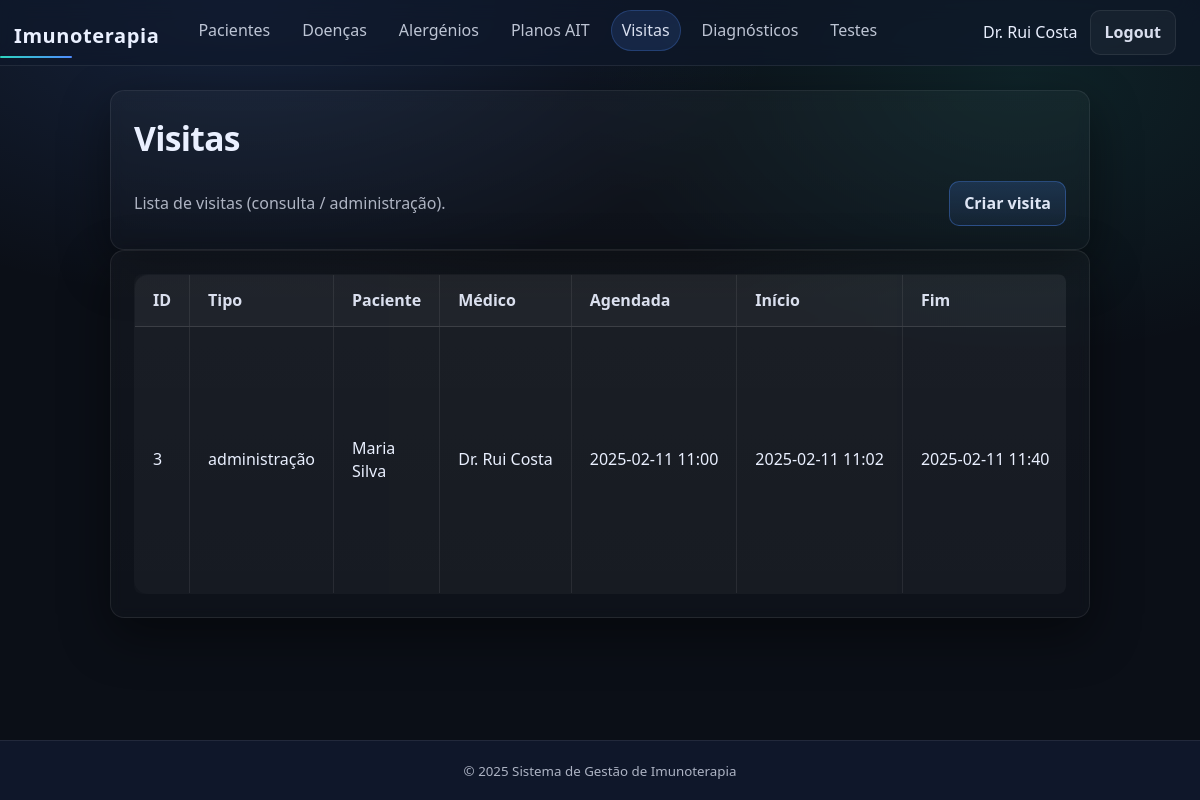
The app's page /php/public/visits.php (signed in), older data.
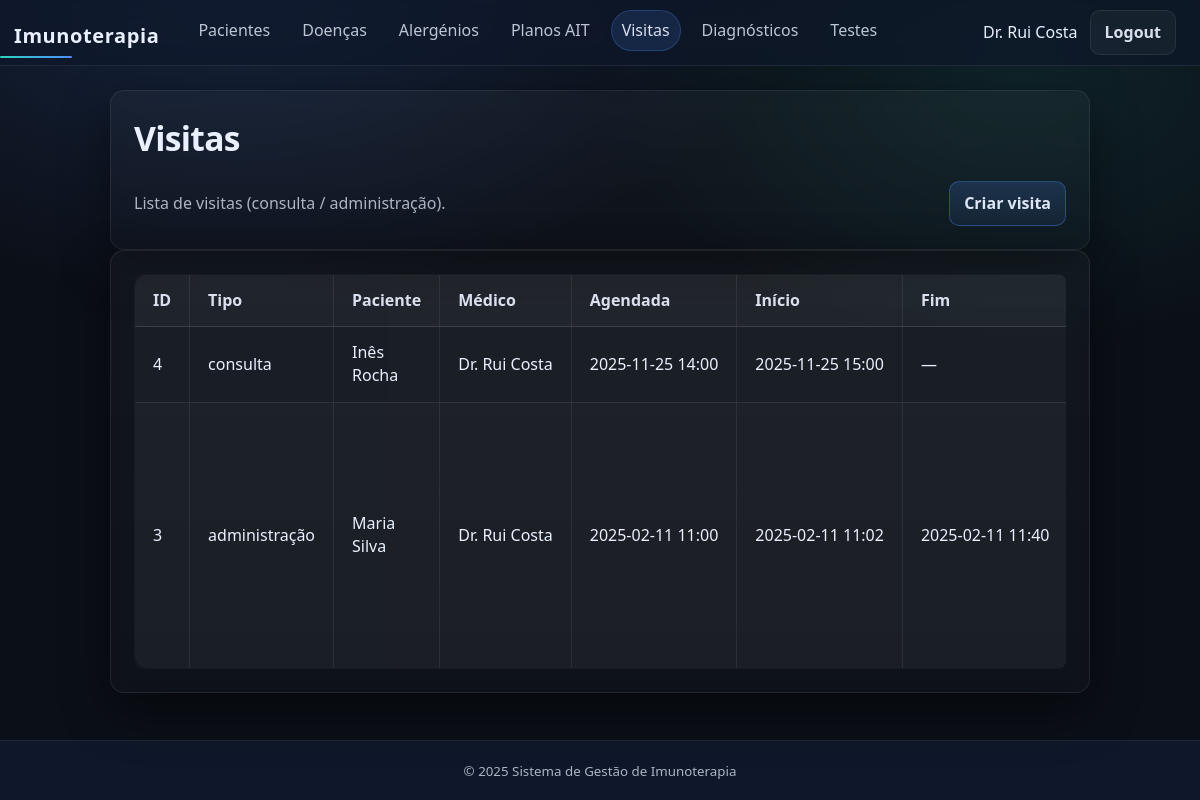
The same page, newer data.
### tables this page shows
CREATE TABLE "Visitas" (
  "id"                 INTEGER PRIMARY KEY,
  "tipo"               TEXT NOT NULL CHECK ("tipo" IN ('consulta','administração')),
  "paciente_id"        INTEGER NOT NULL,
  "médico_id"          INTEGER NOT NULL,
  "data_hora_agendada" TEXT NOT NULL,     -- ISO: YYYY-MM-DD HH:MM
  "data_hora_início"   TEXT NOT NULL,
  "data_hora_fim"      TEXT,              -- opcional
  FOREIGN KEY ("paciente_id") REFERENCES "Pacientes"("id") ON DELETE CASCADE,
  FOREIGN KEY ("médico_id")   REFERENCES "Médicos"("id") ON DELETE RESTRICT,
  CHECK ("data_hora_fim" IS NULL OR "data_hora_fim" >= "data_hora_início")
);

CREATE TABLE "Pacientes" (
  "id"            INTEGER PRIMARY KEY,
  "nome_completo" TEXT NOT NULL,
  "data_nascimento" TEXT NOT NULL,          -- ISO: YYYY-MM-DD
  "sexo"          TEXT NOT NULL CHECK ("sexo" IN ('M','F','X')),
  "telefone"      TEXT,
  "email"         TEXT
);

CREATE TABLE "Médicos" (
  "id"            INTEGER PRIMARY KEY,
  "nome_completo" TEXT    NOT NULL,
  "num_ordem"     TEXT    NOT NULL UNIQUE,
  "especialidade" TEXT    NOT NULL,
  "telefone"      TEXT,
  "email"         TEXT    NOT NULL UNIQUE,
  "password_hash" TEXT
);

### php/public/visits.php (the view, shortened to what this page needs)
<?php
require_once __DIR__ . '/../../includes/auth.php';
try {
  $stmt = $pdo->query('
    SELECT
      v."id",
      v."tipo",
      v."data_hora_agendada",
      v."data_hora_início",
      v."data_hora_fim",
      p."nome_completo" AS paciente_nome,
      m."nome_completo" AS medico_nome,
      a."produto_id",
      a."dose_nº",
      a."fase",
      a."local_administração",
      a."dose_ml",
      a."minutos_observação",
      pr."nome" AS produto_nome,
      CASE WHEN ea."visita_id" IS NULL THEN 0 ELSE 1 END AS tem_evento_adverso
    FROM "Visitas" v
    LEFT JOIN "Pacientes" p ON p."id" = v."paciente_id"
    LEFT JOIN "Médicos"   m ON m."id" = v."médico_id"
    LEFT JOIN "Administração" a ON a."visita_id" = v."id"
    LEFT JOIN "Produtos" pr ON pr."id" = a."produto_id"
    LEFT JOIN "Evento adverso" ea ON ea."visita_id" = v."id"
    ORDER BY v."id" DESC
  ');
  $visits = $stmt->fetchAll();
} catch (Throwable $e) {
  header('Location: ' . $BASE_URL . '/index.php?error=' . urlencode('Erro: ' . $e->getMessage()));
  exit;
}
require_once __DIR__ . '/../../includes/header.php';
?>
<section class="card">
  <h1>Visitas</h1>
  <div style="display:flex; gap:10px; align-items:center; justify-content:space-between; flex-wrap:wrap;">
    <p style="margin:0;">Lista de visitas (consulta / administração).</p>
    <a class="btn btn-primary" href="<?= $BASE_URL ?>/visit_create.php">Criar visita</a>
  </div>
</section>
<section class="card">
 <div class="table-clip">
  <div class="table-scroll">
   <table class="table table-compact visits-table">
    <thead>
      <tr>
        <th>ID</th>
        <th>Tipo</th>
        <th>Paciente</th>
        <th>Médico</th>
        <th>Agendada</th>
        <th>Início</th>
        <th>Fim</th>
      </tr>
    </thead>
    <tbody>
      <?php foreach ($visits as $v): ?>
        <tr>
          <td><?= htmlspecialchars((string)$v['id']) ?></td>
          <td><?= htmlspecialchars((string)$v['tipo']) ?></td>
          <td><?= htmlspecialchars($v['paciente_nome'] ?? '—') ?></td>
          <td><?= htmlspecialchars($v['medico_nome'] ?? '—') ?></td>
          <td><?= htmlspecialchars((string)$v['data_hora_agendada']) ?></td>
          <td><?= htmlspecialchars((string)$v['data_hora_início']) ?></td>
          <td><?= htmlspecialchars(($v['data_hora_fim'] ?? '') ?: '—') ?></td>
        </tr>
      <?php endforeach; ?>
    </tbody>
   </table>
  </div>
 </div>
</section>
<?php require_once __DIR__ . '/../../includes/footer.php'; ?>

### includes/header.php (shortened to what this page needs)
<?php
$BASE_URL = '/php/public';
$current_page = basename($_SERVER['PHP_SELF']);
function nav_active(array $pages): string {
  global $current_page;
  return in_array($current_page, $pages, true) ? 'active' : '';
}
?>
<!doctype html>
<html lang="pt-PT">
<head>
  <link rel="stylesheet" href="<?= $BASE_URL ?>/css/base.css?v=<?= filemtime(__DIR__ . '/../php/public/css/base.css') ?>">
  <link rel="stylesheet" href="<?= $BASE_URL ?>/css/components.css?v=<?= filemtime(__DIR__ . '/../php/public/css/components.css') ?>">
  <link rel="stylesheet" href="<?= $BASE_URL ?>/css/forms.css?v=<?= filemtime(__DIR__ . '/../php/public/css/forms.css') ?>">
  <link rel="stylesheet" href="<?= $BASE_URL ?>/css/theme.css?v=<?= filemtime(__DIR__ . '/../php/public/css/theme.css') ?>">
  <link rel="stylesheet" href="<?= $BASE_URL ?>/css/responsive.css?v=<?= filemtime(__DIR__ . '/../php/public/css/responsive.css') ?>">
</head>
<body>
<header class="topbar">
  <div class="brand">
    <a href="<?= $BASE_URL ?>/index.php">Imunoterapia</a>
  </div>
  <nav class="nav">
    <?php if (!empty($_SESSION['user'])): ?>
      <a class="<?= nav_active(['patients.php','patients_create.php','patients_edit.php']) ?>"
        href="<?= $BASE_URL ?>/patients.php">Pacientes</a>
      <a class="<?= nav_active(['diseases.php','disease_create.php','disease_edit.php','disease_delete.php']) ?>"
        href="<?= $BASE_URL ?>/diseases.php">Doenças</a>
      <a class="<?= nav_active(['allergens.php','allergen_create.php','allergen_edit.php','allergen_delete.php']) ?>"
        href="<?= $BASE_URL ?>/allergens.php">Alergénios</a>
      <a class="<?= nav_active(['plans.php','plan_create.php','plan_edit.php','plan_delete.php','plan_allergens.php','plan_view.php']) ?>"
        href="<?= $BASE_URL ?>/plans.php">Planos AIT</a>
      <a class="<?= nav_active(['visits.php','visit_create.php','visit_edit.php','visit_delete.php']) ?>"
        href="<?= $BASE_URL ?>/visits.php">Visitas</a>
      <a class="<?= nav_active(['diagnoses.php','diagnosis_create.php','diagnosis_edit.php','diagnosis_delete.php']) ?>"
        href="<?= $BASE_URL ?>/diagnoses.php">Diagnósticos</a>
      <a class="<?= nav_active(['tests.php','test_create.php','test_edit.php','test_delete.php']) ?>"
        href="<?= $BASE_URL ?>/tests.php">Testes</a>
    <?php endif; ?>
  </nav>
  <div class="topbar-right">
    <?php if (!empty($_SESSION['user'])): ?>
      <div class="userbox">
        <a class="user-name" href="<?= $BASE_URL ?>/profile.php">
          <?= htmlspecialchars($_SESSION['user']['full_name']) ?>
        </a>
        <a class="btn btn-small" href="<?= $BASE_URL ?>/logout.php">Logout</a>
      </div>
    <?php endif; ?>
  </div>
</header>
<main class="container">

### includes/footer.php
</main>
<footer class="footer">
  <small>© <?= date('Y') ?> Sistema de Gestão de Imunoterapia</small>
</footer>
</body>
</html>

### php/public/css/base.css (style rules this page uses)
* { margin: 0; padding: 0; box-sizing: border-box; }
html, body { height: 100%; font-family: var(--font); background: radial-gradient(900px 500px at 20% 0%, rgba(79,140,255,.16), transparent 60%), radial-gradient(800px 500px at 85% 10%, rgba(45,212,191,.10), transparent 55%), var(--bg); color: var(--text); line-height: 1.45; }
a { color: var(--primary); text-decoration: none; }
h1 { font-size: 2.1rem; letter-spacing: -.02em; margin: 0 0 var(--s-2) 0; }
p { color: var(--muted); line-height: 1.6; margin: 0 0 var(--s-2) 0; }
.container { width: 100%; max-width: 1400px; margin: 0 auto; padding: var(--s-5) var(--s-3); }
.card { position: relative; border-radius: var(--r-2); padding: var(--s-5); background: transparent; }
.card::before { content: ""; position: absolute; inset: 0; border-radius: var(--r-2); background: linear-gradient(180deg, rgba(255,255,255,.03), rgba(255,255,255,.015)); border: 1px solid var(--border); box-shadow: var(--shadow); backdrop-filter: blur(6px); -webkit-backdrop-filter: blur(6px); pointer-events: none; z-index: 0; }
.card > * { position: relative; z-index: 1; }
body { min-height: 100vh; display: flex; flex-direction: column; }
main { display: block; }
main.container { flex: 1; }
main.container { background: transparent; }
footer { text-align: center; padding: 18px; background: var(--surface-2); border-top: 1px solid var(--border); color: var(--muted); }

### php/public/css/forms.css (style rules this page uses)
main.container > .card { max-width: 980px; margin-left: auto; margin-right: auto; }

### php/public/css/theme.css (style rules this page uses)
:root { --bg: #0b0f17; --surface: #111827; --surface-2: #0f172a; --border: rgba(255,255,255,.08); --primary: #4f8cff; --primary-2: #2f6fff; --accent: #2dd4bf; --accent-2: #22c55e; --danger: #fb7185; --text: #eaf0ff; --muted: rgba(234,240,255,.72); --font: system-ui, -apple-system, Segoe UI, Roboto, Arial, sans-serif; --s-1: 6px; --s-2: 10px; --s-3: 14px; --s-4: 18px; --s-5: 24px; --r-1: 10px; --r-2: 14px; --shadow: 0 18px 50px rgba(0,0,0,.45); }

Row changes from the older to the newer data that the page shows:
added visitas: id "4", tipo "consulta", paciente.nome_completo "Inês Rocha", médico.nome_completo "Dr. Rui Costa", data_hora_agendada "2025-11-25 14:00", data_hora_início "2025-11-25 15:00", data_hora_fim "—"
